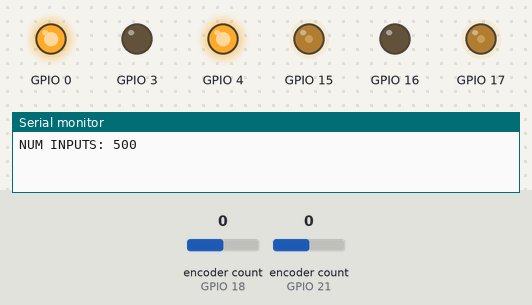
Bench run of a sketch on a simulated ESP32. On the bench: output pins drawn as LEDs (lit = HIGH), the last lines printed to the serial monitor. The test bench sets the inputs (shaded band); at power-on: encoder count (sensors on GPIO 18, GPIO 21) 0.

Above: at 0.15 s.
At 0.8 s:
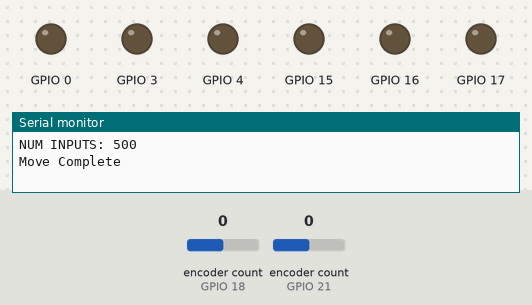
Timing chart, 0 to 2.3 s (numbered marks = the images above):
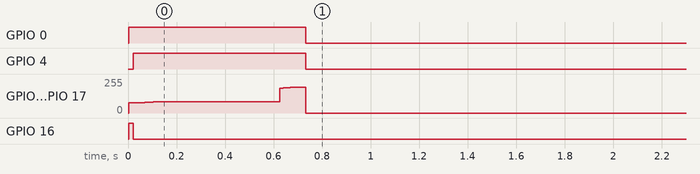

The sketch:

motor_controller.ino
```cpp
// Import classes
#include "Motor.h"
#include "EndEffector.h"

// Declare pin numbers
// Motor 1
int enA = 15;
int in1 = 3;
int in2 = 0;
int enc1A = 21;
int enc1B = 19;
// Motor 2
int enB = 17;
int in3 = 4;
int in4 = 16;
int enc2A = 18;
int enc2B = 5;

// Initialize global varaibles
bool completed_move = false;
float control_time_step = 1000.0; // microseconds
unsigned long prev_time;
unsigned long time_diff;
bool already_printed = false;

// Instatiate objects
// Create encoder objects
ESP32Encoder encoder1;
ESP32Encoder encoder2;
// Create motor objects
Motor motor1(in1, in2, enA, enc1A, enc1B, encoder1);
Motor motor2(in3, in4, enB, enc2A, enc2B, encoder2);
// Create end effector object
EndEffector camera(motor1, motor2);

void setup() {
  Serial.begin(115200);
  motor1.init();
  motor2.init();
  prev_time = micros();
}

void loop() {
  time_diff = micros() - prev_time;


  if ((completed_move == false) && (time_diff >= control_time_step)) {
    completed_move = camera.go_to_pose(0.0, -90.0, 0.5, control_time_step);
    prev_time = micros();
  } else if ((completed_move == true) && (already_printed == false)) {
    Serial.println("Move Complete");
    already_printed = true;
  }
}
```

EndEffector.cpp
```cpp
#include "EndEffector.h"

EndEffector::EndEffector(Motor& motor1, Motor& motor2)
  : motor1(motor1), motor2(motor2) {
}

float EndEffector::get_roll() {
  // Sign of the output assumes motor1 is on the left,
  // and motor2 is on the right
  float m1_angle = motor1.get_angle();
  float m2_angle = motor2.get_angle();
  return ((m1_angle + m2_angle) / 2);
}

float EndEffector::get_pitch() {
  // Sign of the output assumes motor1 is on the left,
  // and motor2 is on the right
  float m1_angle = motor1.get_angle();
  float m2_angle = motor2.get_angle();
  return ((m1_angle - m2_angle) / 2);
}

void EndEffector::generate_trajectory(float des_roll,
                                      float des_pitch,
                                      int* enc_1_array,
                                      int* enc_2_array,
                                      int num_inputs,
                                      float time_to_pose,
                                      float control_time_step) {
  // control_time_step
  time_to_pose *= pow(10.0, 6.0);
  float p1 = 0.0;
  float current_time = 0.0;
  float init_pitch = get_pitch();
  float init_roll = get_roll();

  for (int i = 0; i < num_inputs; i++) {
    // Pre-compute the shared part of the equations
    p1 = ((-2.0 / pow(time_to_pose, 3.0)) * pow(current_time, 3.0)) + ((3.0 / pow(time_to_pose, 2.0)) * pow(current_time, 2.0));

    // Calculate encoder values
    enc_1_array[i] = int(round(((p1 * (des_pitch + des_roll - init_pitch - init_roll)) + (init_pitch + init_roll)) * (960.0 / 360.0)));
    enc_2_array[i] = int(round(((p1 * (des_roll - des_pitch + init_pitch - init_roll)) + (init_roll - init_pitch)) * (960.0 / 360.0)));

    // Increment current_time
    current_time += control_time_step;
  }
}

bool EndEffector::go_to_pose(float des_roll, float des_pitch, float time_to_pose, float control_time_step) {
  if (generated_traj == false) {
    if (abs(des_pitch) > 100.0) {
      Serial.print("\n=======================");
      Serial.print("PITCH CANNOT EXCEED 100 DEG IN MAGNITUDE\n");
      Serial.print("=======================\n");
      return true;
    }
    num_inputs = int(round((time_to_pose * pow(10.0, 6.0)) / (control_time_step)));
    Serial.print("\nNUM INPUTS: ");
    Serial.println(num_inputs);
    enc_1_array = new int[num_inputs];
    enc_2_array = new int[num_inputs];
    generate_trajectory(des_roll,
                        des_pitch,
                        enc_1_array,
                        enc_2_array,
                        num_inputs,
                        time_to_pose,
                        control_time_step);
    generated_traj = true;
  }

  int error_1 = enc_1_array[idx] - (motor1.get_count() / 2);
  int error_2 = enc_2_array[idx] - (motor2.get_count() / 2);

  float speed_1 = error_1 * (1 / 360.0);
  float speed_2 = error_2 * (1 / 360.0);

  if (idx < (num_inputs-1)) {
    completed_move = false;

    // Command motor 1
    if (error_1 > 0) {
      motor1.forward(abs(speed_1));
    } else {
      motor1.backward(abs(speed_1));
    }

    // Command motor 2
    if (error_2 > 0) {
      motor2.forward(abs(speed_2));
    } else {
      motor2.backward(abs(speed_2));
    }

    idx++;

  } else {
    motor1.stop();
    motor2.stop();
    completed_move = true;
    generated_traj = false;
    idx = 0;
    delete[] enc_1_array;
    delete[] enc_2_array;
    enc_1_array = nullptr;
    enc_2_array = nullptr;
  }

  return completed_move;
}
```

EndEffector.h
```cpp
#ifndef ENDEFFECTOR_H
#define ENDEFFECTOR_H

#include <Arduino.h>
#include "Motor.h"

class EndEffector {
private:
  Motor& motor1;
  Motor& motor2;
  float roll = 0.0;
  float pitch = 0.0;
  bool generated_traj = false;
  int* enc_1_array = nullptr;
  int* enc_2_array = nullptr;
  int idx = 0;
  bool completed_move = false;
  int num_inputs;

public:
  EndEffector(Motor& motor1, Motor& motor2);
  float get_roll();
  float get_pitch();
  void generate_trajectory(float des_roll,
                           float des_pitch,
                           int *enc_1_array,
                           int *enc_2_array,
                           int num_inputs,
                           float time_to_pose,
                           float control_time_step);
  bool go_to_pose(float des_roll, float des_pitch, float time_to_pose, float control_time_step);
};

#endif
```

Motor.cpp
```cpp
#include "Motor.h"
#include <math.h>

Motor::Motor(int IN1_PIN, int IN2_PIN, int EN_PIN) {
  this->IN1_PIN = IN1_PIN;
  this->IN2_PIN = IN2_PIN;
  this->EN_PIN = EN_PIN;
  int ENC_A_PIN = -1;
}

Motor::Motor(int IN1_PIN, int IN2_PIN, int EN_PIN, int ENC_A_PIN, int ENC_B_PIN, ESP32Encoder encoder) {
  this->IN1_PIN = IN1_PIN;
  this->IN2_PIN = IN2_PIN;
  this->EN_PIN = EN_PIN;
  this->ENC_A_PIN = ENC_A_PIN;
  this->ENC_B_PIN = ENC_B_PIN;
  this->encoder = encoder;
  int count = 0;
}

void Motor::init() {
  pinMode(IN1_PIN, OUTPUT);
  pinMode(IN2_PIN, OUTPUT);
  pinMode(EN_PIN, OUTPUT);
  stop();
  if (ENC_A_PIN != -1) {
    encoder.attachHalfQuad(ENC_A_PIN, ENC_B_PIN);
    encoder.setCount(0);
  }
}

void Motor::forward(float speed) {
  speed = 1000 * constrain(speed, 0.0, 1.0);
  int speed_mapped = map(speed, 0, 1000, 76, 255);
  analogWrite(EN_PIN, speed_mapped);
  digitalWrite(IN2_PIN, LOW);
  digitalWrite(IN1_PIN, HIGH);
}

void Motor::backward(float speed) {
  speed = 1000 * constrain(speed, 0.0, 1.0);
  int speed_mapped = map(speed, 0, 1000, 76, 255);
  analogWrite(EN_PIN, speed_mapped);
  digitalWrite(IN2_PIN, HIGH);
  digitalWrite(IN1_PIN, LOW);
}

void Motor::stop() {
  analogWrite(EN_PIN, 0);
  digitalWrite(IN1_PIN, LOW);
  digitalWrite(IN2_PIN, LOW);
}

void Motor::print_count() {
  Serial.println(encoder.getCount() / 2);
}

bool Motor::go_to_angle(float target_angle) {
  if (started_move == false) {
    // Convert angle (in deg) to encoder count
    int target_encoder_diff = int(round(target_angle * (1 / 360.0) * 960.0));
    started_move = true;
    target_encoder_count = target_encoder_diff + (encoder.getCount() / 2);
    prev_error = target_encoder_count - (encoder.getCount() / 2);
    prev_time = micros();
  }

  // Constant speed control until tolerance is reach (tol ~= +/- 1 deg)
  int error = target_encoder_count - (encoder.getCount() / 2);
  unsigned long time = micros();
  float d_error = -1.0 * (float(error) - float(prev_error)) / (time - prev_time);
  float speed = (error * (1 / 345.0)) + (d_error * 10);

  if (abs(error) > 3) {
    completed_move = false;
    if (error > 0) {
      forward(abs(speed));
    } else {
      backward(abs(speed));
    }
  } else {
    stop();
    started_move = false;
    completed_move = true;
  }

  prev_error = error;
  prev_time = time;
  return completed_move;
}

float Motor::get_angle() {
  int enc_count = encoder.getCount() / 2;
  float large_angle = (360.0 / 960.0) * float(enc_count);
  // normalize angle from -180 -> 180
  float angle = fmod(large_angle, 360.0);
  if (angle < -180.0) {
    angle += 360.0;
  }
  return angle;
}

int Motor::get_count() {
  return (encoder.getCount() / 2);
}
```

Motor.h
```cpp
#ifndef MOTOR_H
#define MOTOR_H

#include <Arduino.h>
#include <ESP32Encoder.h>

class Motor {
private:
  int IN1_PIN;
  int IN2_PIN;
  int EN_PIN;
  int ENC_A_PIN;
  int ENC_B_PIN;
  ESP32Encoder encoder;
  bool started_move;
  bool completed_move = false;
  int target_encoder_count;
  int prev_error;
  unsigned long prev_time;

public:
  Motor(int IN1_PIN, int IN2_PIN, int EN_PIN);
  Motor(int IN1_PIN, int IN2_PIN, int EN_PIN, int ENC_A_PIN, int ENC_B_PIN, ESP32Encoder encoder);
  void init();
  void forward(float speed);
  void backward(float speed);
  void stop();
  void print_count();
  bool go_to_angle(float target_angle);
  int create_trajectory(float target_angle);
  float get_angle();
  int get_count();
};

#endif
```

Measured:
- by itself, GPIO 0: LOW → HIGH at 0.00 s, → LOW 0.73 s later
- by itself, GPIO 4: LOW → HIGH at 0.02 s, → LOW 0.71 s later
- by itself, GPIO 15, GPIO 17: rises from 0/255 to 195/255 in 0.71 s, then falls to 0/255 in 0.02 s
- by itself, GPIO 16: LOW → HIGH at 0.00 s, → LOW 0.02 s later
